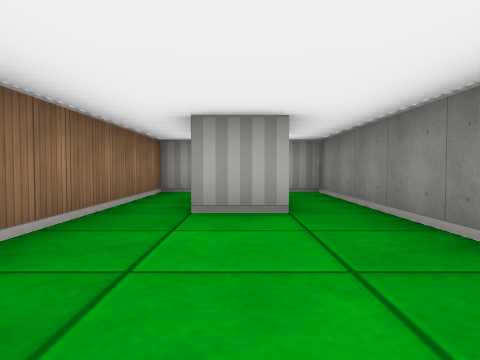
view 1 (above)

12 first-person views from a walk through a cub3D maze. The camera is about half as high as the walls, tilts 2° down and sees 70° across. The floor is counted in squares. Each view is taken from the middle of a square. On the plan, view 1 faces up. The plan holds only what a view shows up to about 9 squares ahead; the rest is blank.

view 2
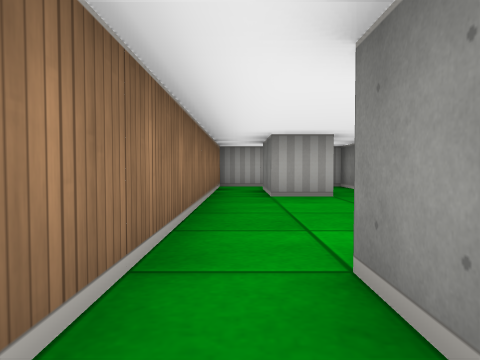

view 3
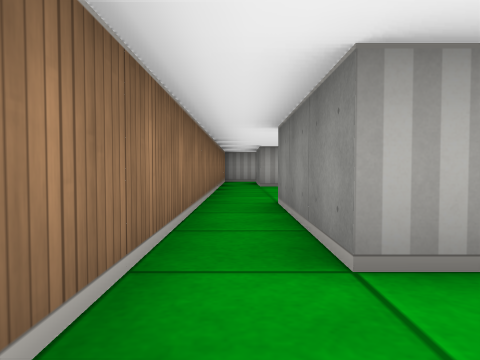

view 4
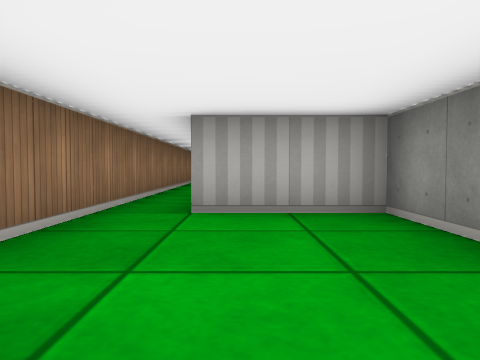

view 5
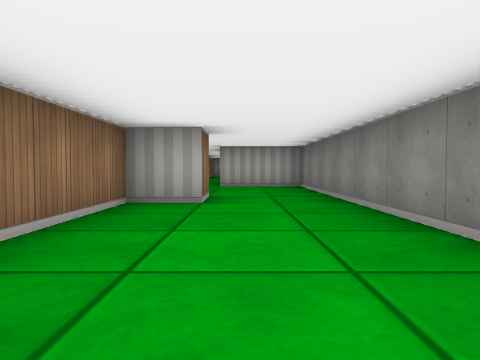

view 6
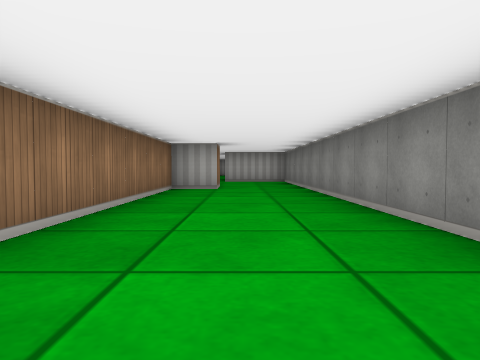

view 7
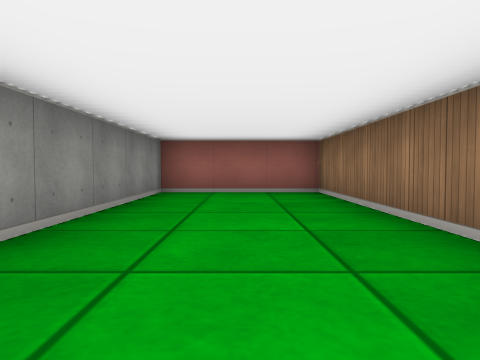

view 8
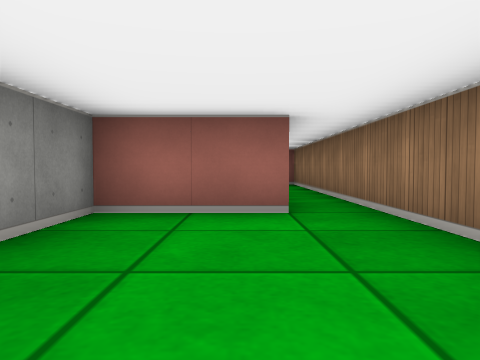

view 9
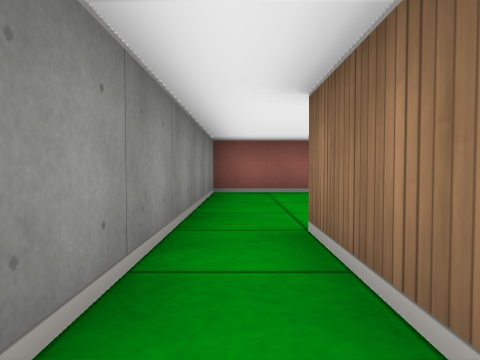

view 10
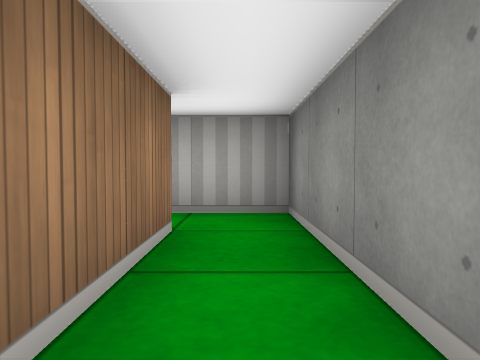

view 11
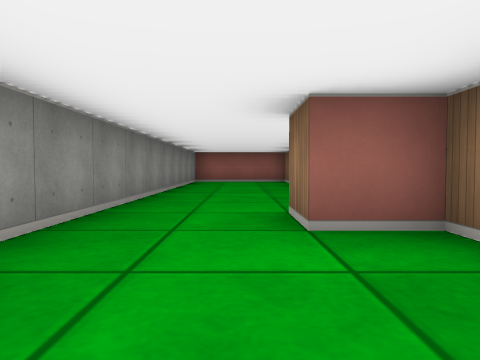

view 12
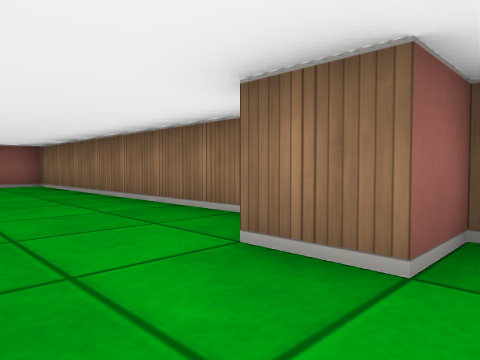

### Floor plan
Ten units are one square. View 1 is at (0, 0); x grows to the right and y downward. Boxes are objects, and circles mark ways between rooms. Rooms are numbered by the first view taken in them; rooms with no view inside come last. Other rooms are left out.
<svg viewBox="-20 -70 40 230">
<path fill="none" stroke="#000" d="M-15 -35 -15 5M-5 5 15 5 15 -55M5 -55 5 -35 -5 -35M-15 5 -15 65 -5 65 -5 75 -15 75 -15 155 15 155 15 35 -5 35 -5 5M15 -55 15 -65 5 -65M-5 -35 -5 -55M5 -65 -15 -65 -15 -35"/>
<circle cx="-10" cy="10" r="3" fill="#2a7"/>
<circle cx="10" cy="-45" r="3" fill="#2a7"/>
<circle cx="-10" cy="-45" r="3" fill="#2a7"/>
<circle cx="0" cy="-60" r="3" fill="#2a7"/>
<text x="0" y="-20">1</text>
<text x="0" y="90">2</text>
<text x="10" y="-60">3</text>
<text x="-10" y="-50">4</text>
</svg>
Room 1 opens to room 2. Room 1 opens to room 3. Room 1 opens to room 4. Room 3 opens to room 4.

Where each view was taken, in squares from view 1:
view 1: 0 up, 0 right, facing up
view 2: 2 down, 1 left, facing up
view 3: 5 down, 1 left, facing up
view 4: 7 down, 0 right, facing up
view 5: 12 down, 0 right, facing up
view 6: 15 down, 0 right, facing up
view 7: 9 down, 0 right, facing down
view 8: 3 up, 0 right, facing down
view 9: 6 up, 1 right, facing down
view 10: 3 up, 1 right, facing up
view 11: 4 down, 0 right, facing down
view 12: 6 down, 1 right, facing down-left
